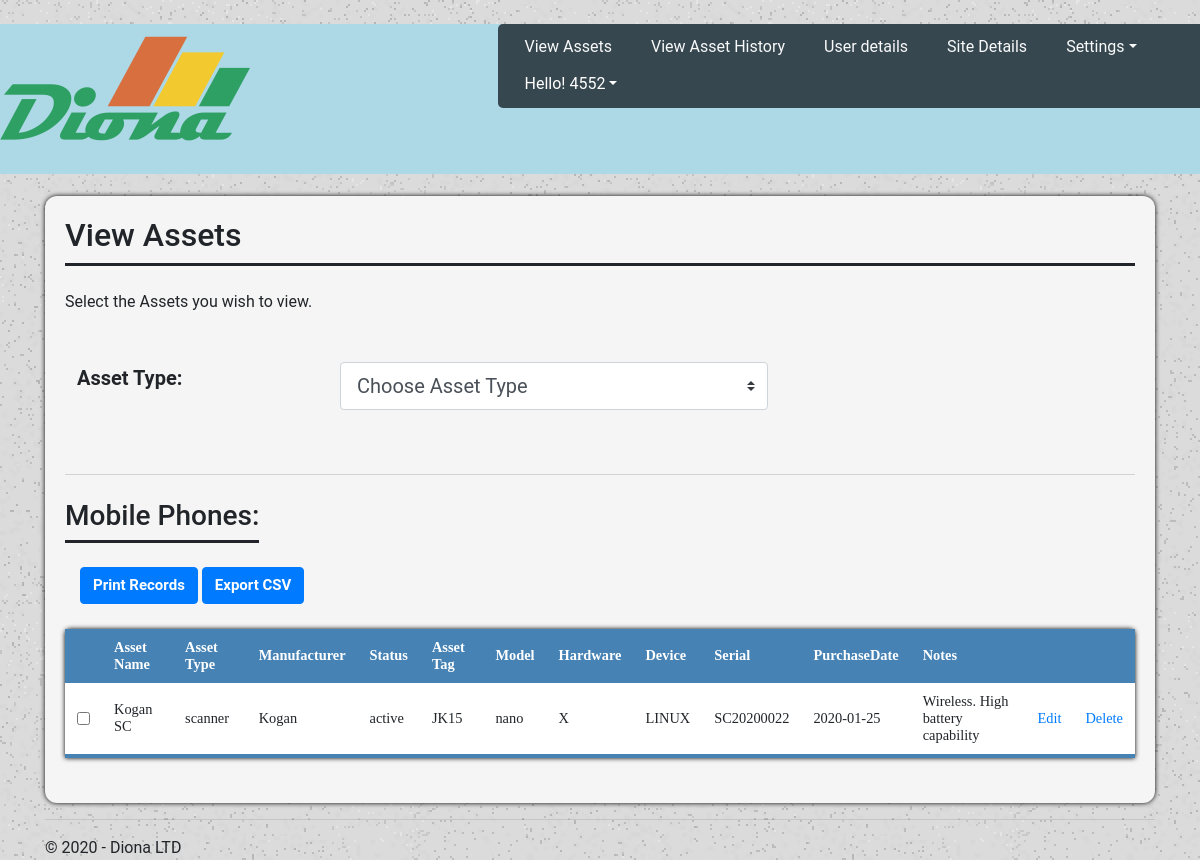
Page /adminview/asset_type (signed in) on the earlier database version.
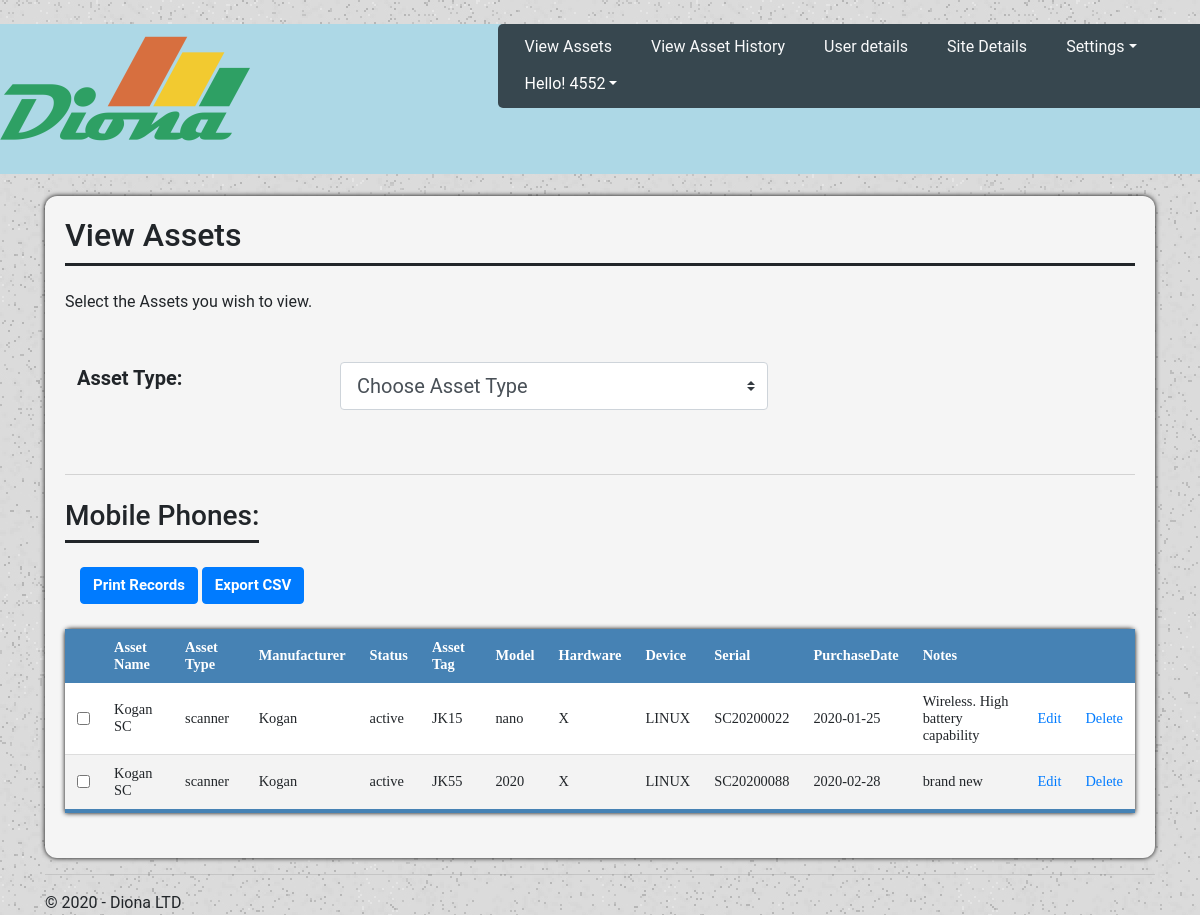
Same page on the later database version.
### tables this page shows
CREATE TABLE `AssetType` (
                                            `assetType_id` integer,
                                            `assetType_name` TEXT NOT NULL,
                                            PRIMARY KEY (`assetType_id`));

CREATE TABLE `Asset` (
                                            `asset_id` integer,
                                            `assetType_id` integer NOT NULL,
                                            `asset_name` TEXT NOT NULL,
                                            PRIMARY KEY (`asset_id`)
                                            FOREIGN KEY (`assetType_id`) REFERENCES `AssetType` (`assetType_id`));

### EX1/views.py (the view)
@app.route('/adminview/asset_type')
def admin_asset_type():
    if 'loggedin' in session:
        types = dbHandler.getAllAssetType()
        conn = sqlite3.connect(r"diona.db")
        cur = conn.cursor()
        name_types = cur.execute("SELECT a.asset_id, a.asset_name , t.assetType_name, GROUP_CONCAT(d.key_value) FROM AssetDetails d, AssetType t INNER JOIN Asset a on a.asset_id = d.asset_id AND a.assetType_id = t.assetType_id WHERE t.assetType_name != 'Laptop' AND t.assetType_name != 'Mobile Phone'  AND t.assetType_name != 'Tablet' GROUP BY a.asset_id ORDER BY  t.assetType_name" )
        rows = name_types.fetchall()
        results = [0 for x in range(len(rows))]
        for x in range(len(rows)):
            results[x] = rows[x][3].split(',')
        cur2 = conn.cursor()
        details_keys = cur2.execute("SELECT a.asset_id, a.asset_name, GROUP_CONCAT(d.key_name) FROM AssetDetails d, AssetType t INNER JOIN Asset a on a.asset_id = d.asset_id AND a.assetType_id = t.assetType_id WHERE t.assetType_name != 'Laptop' AND t.assetType_name != 'Mobile Phone'  AND t.assetType_name != 'Tablet' GROUP BY a.asset_id ORDER BY t.assetType_name")
        return render_template('admin_asset_type.html',
                                title='Admin View',
                                username=session['id'],
                                rows = rows,
                                res = results,
                                keys = details_keys.fetchall()[0][2].split(','),
                                type = types,
                                year=datetime.now().year)
    return redirect(url_for('login'))

### EX1/models.py (called while the page is built)
def create_connection(db_file):
    conn = None
    try:
        conn = sqlite3.connect(db_file)
    except Error as e:
        print(e)
    return conn

def getAllAssetType():
    con = create_connection("diona.db")
    try:
        with con:
            cur = con.cursor()
            cur.execute("SELECT DISTINCT assetType_name FROM AssetType")
            rows = cur.fetchall()
            return rows
    except sqlite3.IntegrityError:
        print ("couldn't add data")
    con.close()

### EX1/templates/admin_asset_type.html (shortened to what this page needs)
{% extends "layout_admin.html" %}
{% block content %}
<div class="viewContainer">
    <div class="siteHeader">
        <h2>View Assets</h2>
    </div>
    <br>
    <p>Select the Assets you wish to view.</p>
    <br>
    <div class="row">
        <div class="col-3" style="justify-content: center;">
            <label class="col-form-label col-form-label-lg" for="searchBox1"><strong>Asset Type:</strong></label>
        </div>
        <div class="col-5" style="justify-content: center;">
            <select class="custom-select custom-select-lg mb-3" id="searchBox1" onchange="location = this.value;">
                <option selected>Choose Asset Type</option>W
            </select>
        </div>
    </div>
    <br>
    <br>
    <div id="loginUserview"></div>
    <br>
    <div class="container" style="overflow-x:auto;">
        <div class="row">
            <div class="siteHeader">
                <h3>Mobile Phones:</h3>
            </div>
        </div>
        <br>
        <button class="btn btn-primary" onclick="printRecords()">Print Records</button>
        <button id="export" class="btn btn-primary" data-export="export">Export CSV</button>
    </div>
    <table class="view-table" id="tableView">
        <thead>
            <tr>
                <th scope="row"></th>
                <th> Asset Name </th>
                <th> Asset Type </th>
                {%  for x in keys: %}
                <th> {{ x }} </th>
                {% endfor %}
                <th> </th>
                <th> </th>
            </tr>
        </thead>
        {%  for row in range(rows|length): %}
        <tbody>
            <tr>
                <td><input type="checkbox" id="checkBx" name="row-check" value="{{ rows[row][0] }}"></td>
                <td>{{ rows[row][1] }}</td>
                <td>{{ rows[row][2] }}</td>
                {%  for x in res[row]: %}
                <td>{{ x }}</td>
                {% endfor %}
                <td><a href="{{ url_for('update_asset_type')}}?id={{ rows[row][0] }}" class="text-primary">Edit</a></td>
                <td><a href="{{ url_for('delete_asset_type')}}?id={{ rows[row][0] }}" class="text-primary">Delete</a></td>
            </tr>
        </tbody>
        {% endfor %}
    </table>
</div>
{% endblock %}

Differences in the rows shown:
now on one of the page's lists (row unchanged): AssetType: assetType_name "scanner"
added Asset: asset_name "Kogan SC"
Other differences:
new list line: "Kogan"
new list line: "active"
new list line: "JK55"
new list line: "2020"
new list line: "X"
new list line: "LINUX"
new list line: "SC20200088"
new list line: "2020-02-28"
new list line: "brand new"
